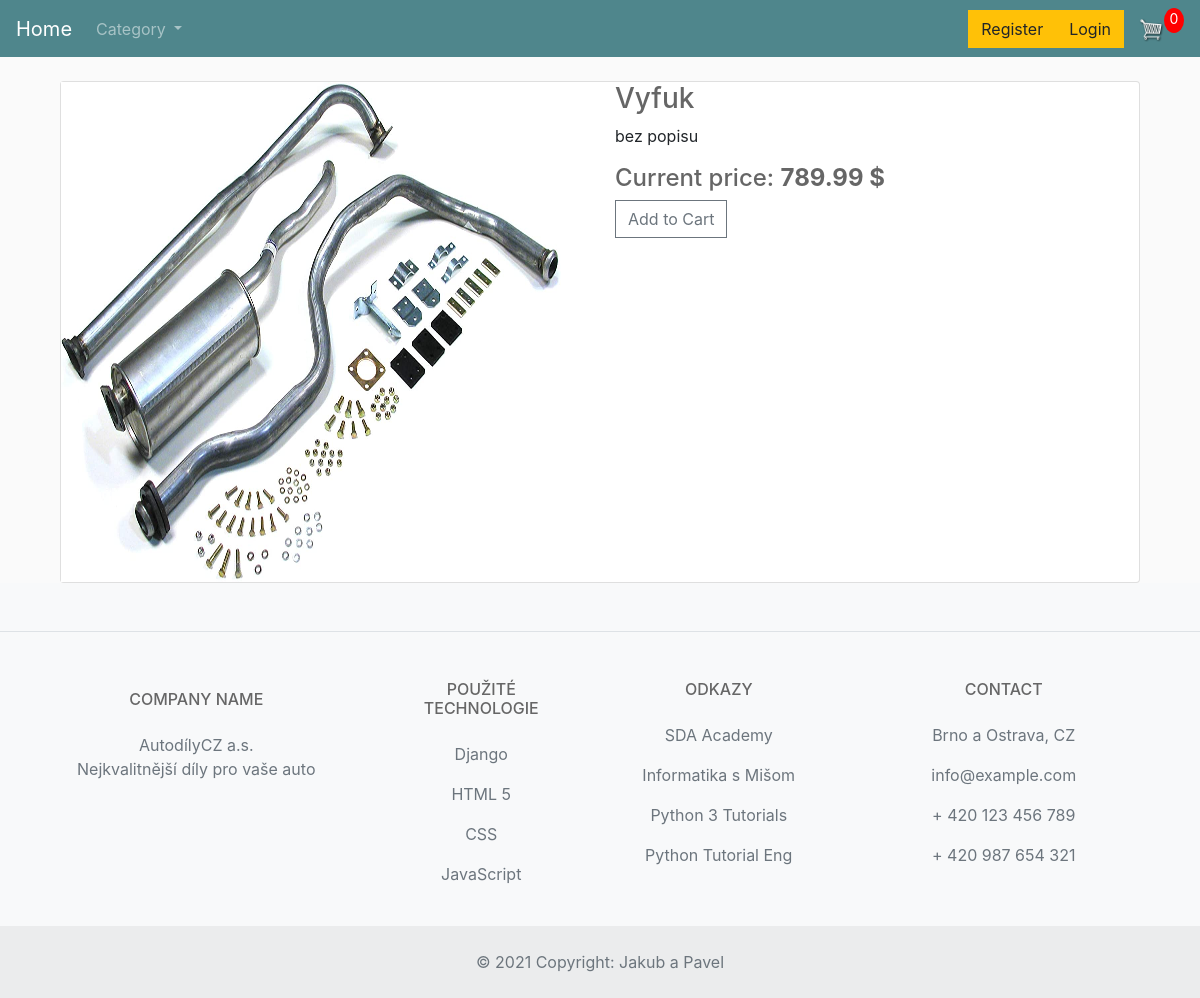
The page /products/1/ on the database as committed earlier.
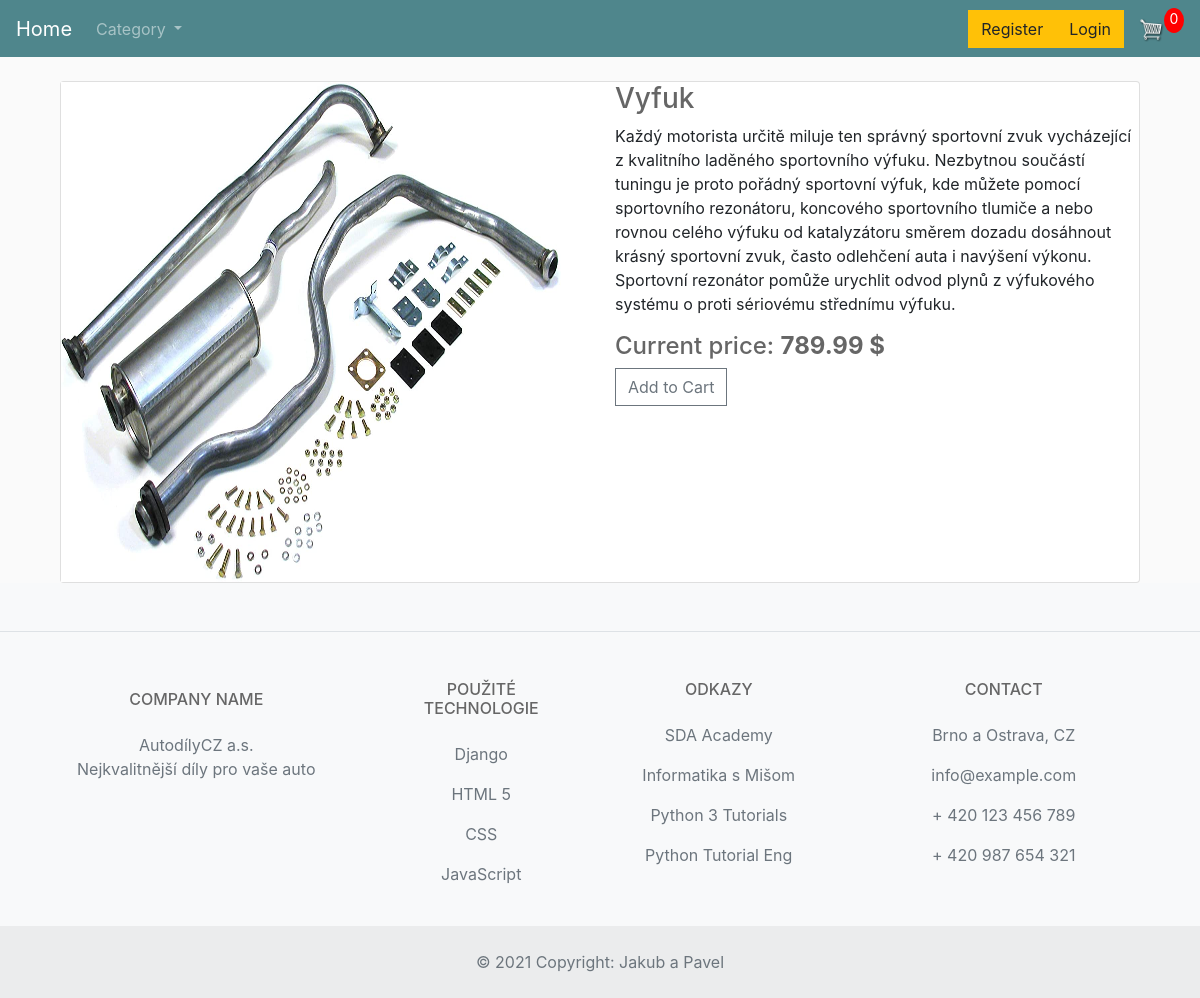
The same page on the database as committed later.
### store/models.py (models this page shows, shortened)
class Product(models.Model):
    name = models.CharField(max_length=200)
    price = models.FloatField()
    digital = models.BooleanField(default=False, null=True, blank=True)
    Description = models.CharField(max_length=500, default="bez popisu")
    image = models.ImageField(null=True, blank=True)
    category = models.ManyToManyField(Category, related_name='products')
    @property
    def imageURL(self):
        try:
            url = self.image.url
        except:
            url = ''
        return url

### store/views.py (the view)
# urls.py: path('products/<int:pk>/', views.productdetail, name='product_detail'),
def productdetail(request, pk):
    data = cartData(request)
    categorys = Category.objects.all()
    product = Product.objects.get(pk=pk)
    cartItems = data['cartItems']
    context = {'product': product, 'cartItems': cartItems, 'categorys': categorys}
    return render(request, 'store/product.html', context)

### store/utils.py (called while the page is built, shortened)
def cookieCart(request):
    try:
        cart = json.loads(request.COOKIES['cart'])
    except:
        cart = {}
        print('CART:', cart)
    items = []
    order = {'get_cart_total': 0, 'get_cart_items': 0, 'shipping': False}
    cartItems = order['get_cart_items']
    return {'cartItems': cartItems, 'order': order, 'items': items}

def cartData(request):
    if request.user.is_authenticated:
        customer = request.user.customer
        order, created = Order.objects.get_or_create(customer=customer, complete=False)
        items = order.orderitem_set.all()
        cartItems = order.get_cart_items
    else:
        cookieData = cookieCart(request)
        cartItems = cookieData['cartItems']
        order = cookieData['order']
        items = cookieData['items']
    return {'cartItems': cartItems, 'order': order, 'items': items}

### store/templates/store/product.html
{% extends 'store/main.html' %}
{% load static %}
{% block content %}
	<div class="container">
		<div class="card">
			<div class="container-fliud">
				<div class="wrapper row">
					<div class="preview col-md-6">
						<div class="preview-pic tab-content">
						  <div class="tab-pane active" id="pic-1"><img width="500" height="500" src="{{product.imageURL}}" /></div>
						</div>
					</div>
					<div class="details col-md-6">
						<h3 class="product-title">{{product.name}}</h3>
						<p class="product-description">{{product.Description}}</p>
                        <h4 class="price">Current price: <span><strong>{{product.price}} $</strong></span></h4>
						<div class="action">
							<button data-product="{{product.id}}" data-action="add"
				class="btn btn-outline-secondary add-btn update-cart">Add to Cart</button>
						</div>
					</div>
				</div>
			</div>
		</div>
	</div>
{% endblock content %}

Rows that differ between the two databases and show on the page:
changed Product "Vyfuk": Description "bez popisu" → "Každý motorista určitě miluje ten správný sportovní zvuk vycházející z kvalitního laděného sportovního výfuku. Nezbytnou součástí tuningu je proto pořádný sportovní výfuk, kde můžete pomocí sportovního rezonátoru, koncového sportovního tlumiče a nebo rovnou celého výfuku od katalyzátoru směrem dozadu dosáhnout krásný sportovní zvuk, často odlehčení auta i navýšení výkonu. Sportovní rezonátor pomůže urychlit odvod plynů z výfukového systému o proti sériovému střednímu výfuku."
